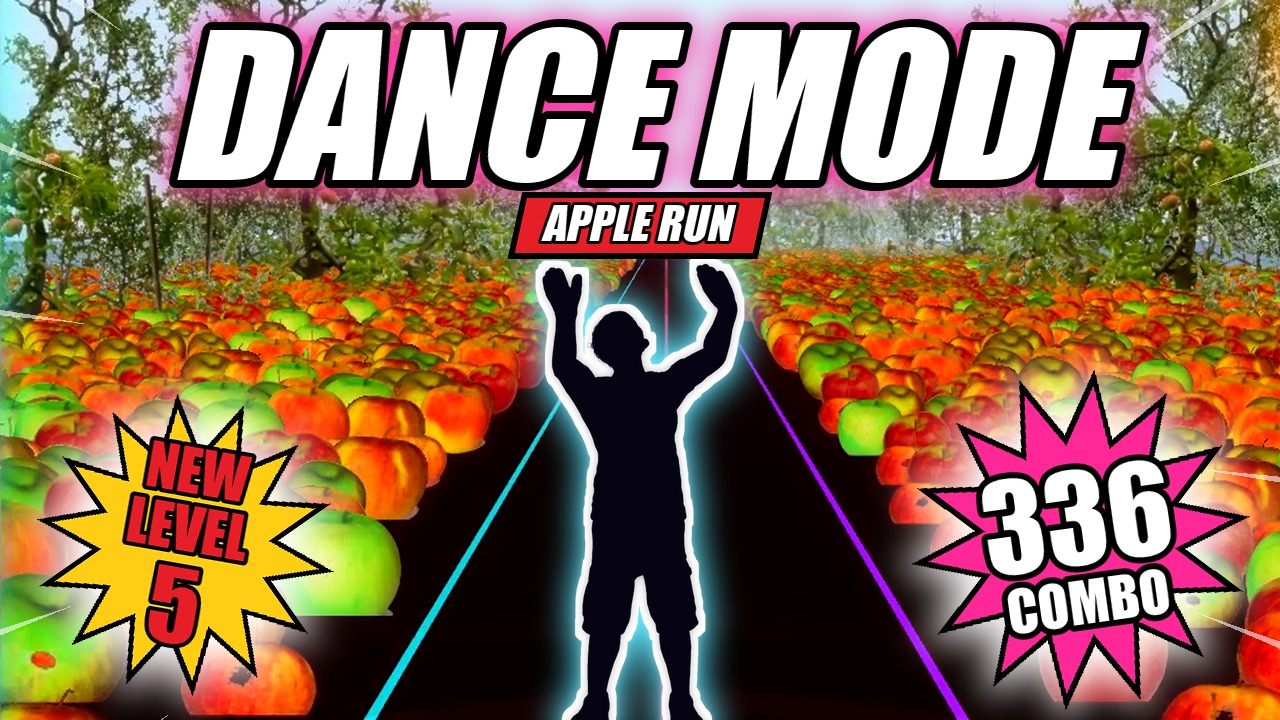
#> input picture 05-kapak/KAPAK-SABLON-REFERANS.jpg, 1280 x 720 px, given in place of banner-a2-kare_0649.png, which was not available
$ python marka.py 05-kapak
#> lines starting #> are read from the running program, lines starting #| are printed output that depends on the picture
"""CubeCut 3D marka gorselleri: banner yazisi + profil kirpma + kanal onizlemesi.
python marka.py <MARKA klasoru>   (ham/ altindaki Actions renderlarini kullanir)
"""
import os
import sys

from PIL import Image, ImageDraw, ImageFilter, ImageFont

K = sys.argv[1]
HAM = os.path.join(K, "ham")
F_BAS = ImageFont.truetype("C:/Windows/Fonts/seguibl.ttf", 124)
F_ALT = ImageFont.truetype("C:/Windows/Fonts/seguisb.ttf", 66)
KOYU = (24, 46, 22)
KREM = (246, 241, 222)


def lum(c):
    c = [v / 255 for v in c]
    c = [v / 12.92 if v <= 0.04045 else ((v + 0.055) / 1.055) ** 2.4 for v in c]
    return 0.2126 * c[0] + 0.7152 * c[1] + 0.0722 * c[2]


def kontrast(a, b):
    la, lb = sorted([lum(a), lum(b)], reverse=True)
    return (la + 0.05) / (lb + 0.05)


def banner(ham, cikti):
#> called with ham = 'banner-a2-kare_0649.png', cikti = 'banner-A-yarim-kesik.jpg'
    im = Image.open(os.path.join(HAM, ham)).convert("RGB")
#> im is the input picture: PIL image 1280x720 RGB; mean R, G, B 136.9, 108.1, 82.8
    # yazi plakasi: guvenli alan (orta 1546x423 -> x 507..2053, y 508..931) sag yarisi
    plaka = Image.new("RGBA", im.size, (0, 0, 0, 0))
#> plaka: PIL image 1280x720 RGBA; every value is 0
    d = ImageDraw.Draw(plaka)
    x0, y0, x1, y1 = 1300, 530, 2040, 915
    d.rounded_rectangle([x0, y0, x1, y1], radius=40, fill=KREM + (228,))
    im = Image.alpha_composite(im.convert("RGBA"), plaka.filter(ImageFilter.GaussianBlur(1))).convert("RGB")
    d = ImageDraw.Draw(im)
    cx = (x0 + x1) // 2
    d.text((cx, 650), "CubeCut 3D", font=F_BAS, fill=KOYU, anchor="mm")
    d.text((cx, 790), "1 cut \u2192 1,000 cuts", font=F_ALT, fill=(86, 60, 34), anchor="mm")
    d.text((cx, 870), "2 new videos every day", font=F_ALT, fill=(86, 60, 34), anchor="mm")
    im.save(os.path.join(K, cikti), quality=95)
    print(cikti, "kontrast baslik", round(kontrast(KOYU, KREM), 1), "alt", round(kontrast((86, 60, 34), KREM), 1))
#> call 2 of banner, with ham = 'banner-c2-kare_0418.png', cikti = 'banner-B-kup-yigini.jpg'
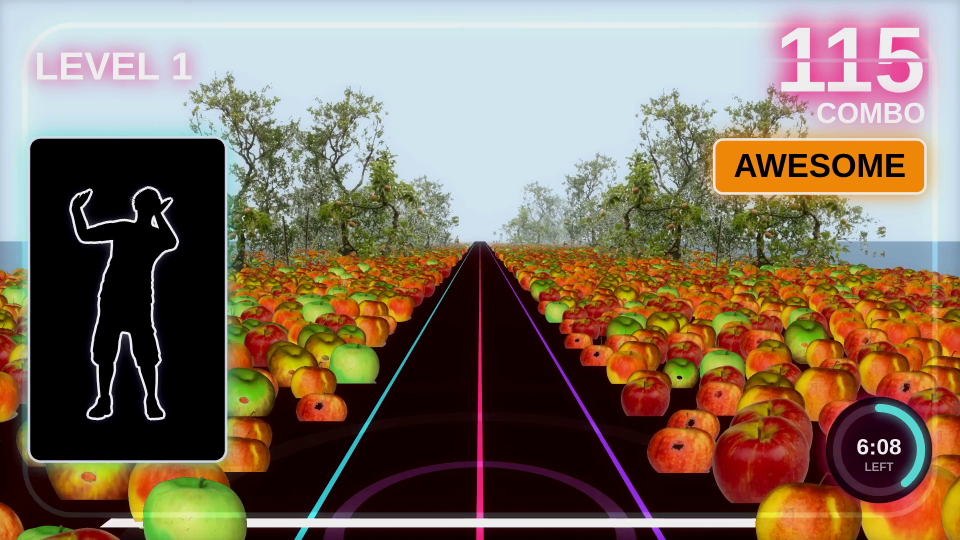
#> input picture 05-kapak/sablon-kare-elma.png, 1920 x 1080 px, given in place of banner-c2-kare_0418.png, which was not available (shown at 1/2 size)
#> in banner, im is the input picture: PIL image 1920x1080 RGB; mean R, G, B 129.7, 111.5, 93.7
#> in banner (call 2), `plaka = Image.new("RGBA", im.size, (0, 0, 0, 0))`: plaka: PIL image 1920x1080 RGBA; every value is 0
#> in banner (call 2), `im = Image.alpha_composite(im.convert("RGBA"), plaka.filter(ImageFilte..`:
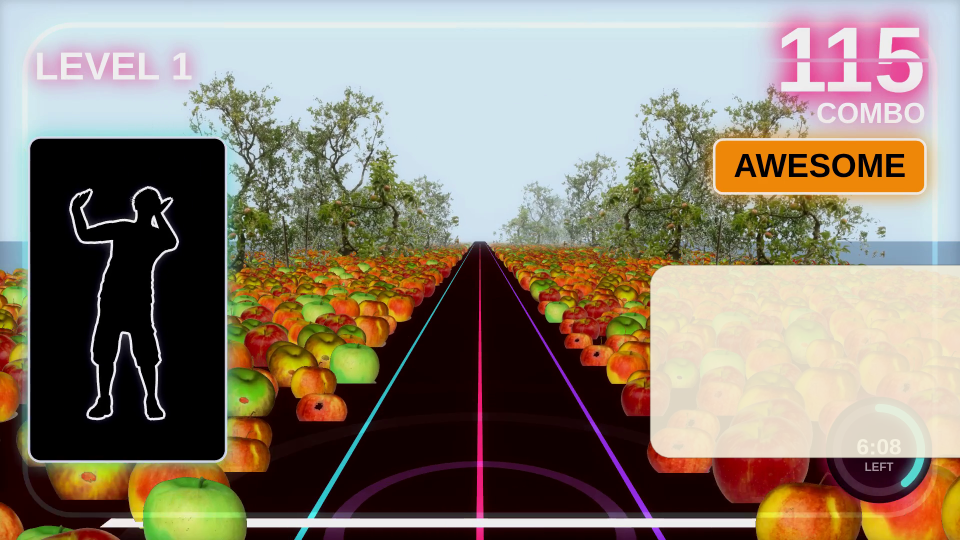
#> im: PIL image 1920x1080 RGB (shown at 1/2 size); mean R, G, B 139.3, 127.8, 113.7
#> in banner (call 2), `im.save(os.path.join(K, cikti), quality=95)`:
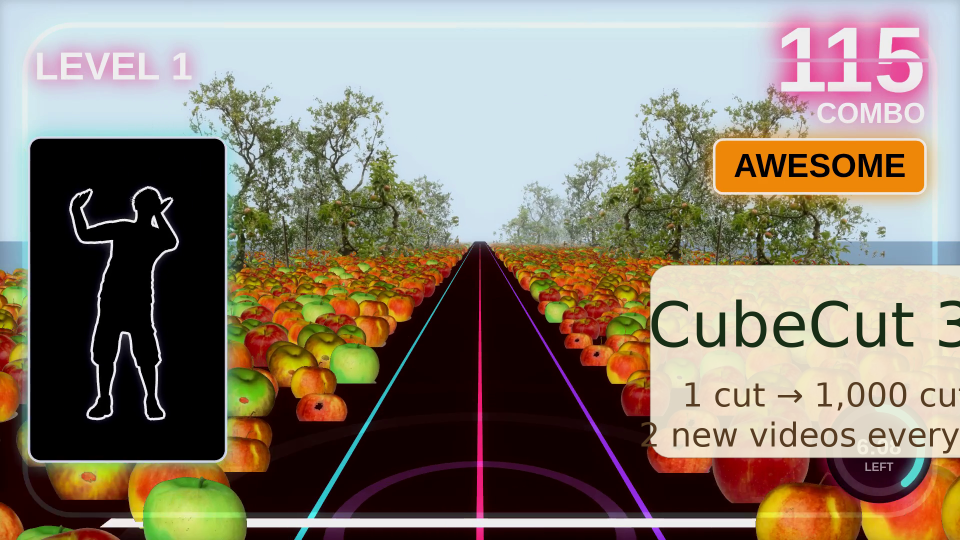
#> saved as banner-B-kup-yigini.jpg: PIL image 1920x1080 RGB (shown at 1/2 size); mean R, G, B 136.9, 125.5, 111.3
    return im


def profil(ham, cikti):
#> (the run stopped early here; a loop or call above may not have finished)
